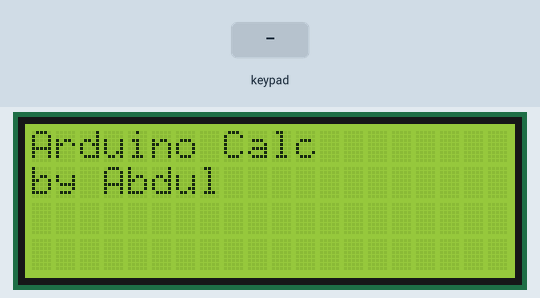
The sketch below on a simulated Arduino Uno, built with avr-gcc and run on an emulated ATmega328P. Parts: 20×4 character LCD. Inputs (shaded band) come from the test bench.

Above: at 2.1 s.
5.3 s: keypad keys 2 3 4 5 * pressed 0.4 s apart
At 7.8 s:
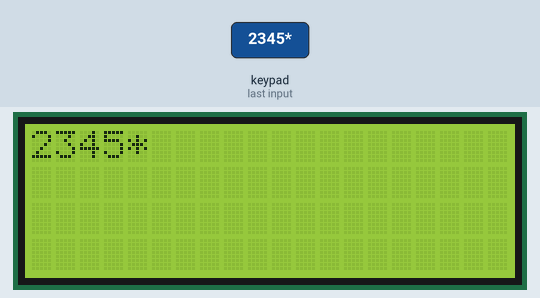
8.8 s: key '1' pressed
10.3 s: key '2' pressed
At 11.3 s:
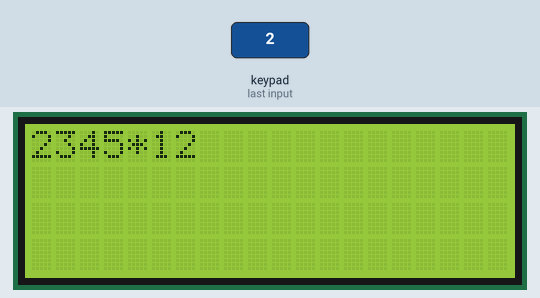
11.8 s: keypad keys 2 3 4 5 pressed 0.4 s apart
At 13.6 s:
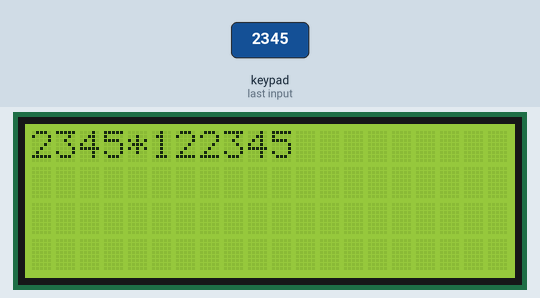
14.9 s: key 'C' pressed
At 15.2 s:
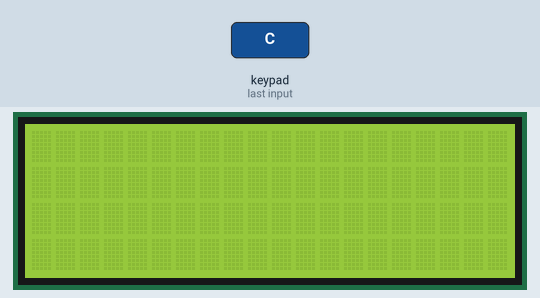
16.4 s: keypad keys 7 + 5 = pressed 0.4 s apart
At 17.0 s:
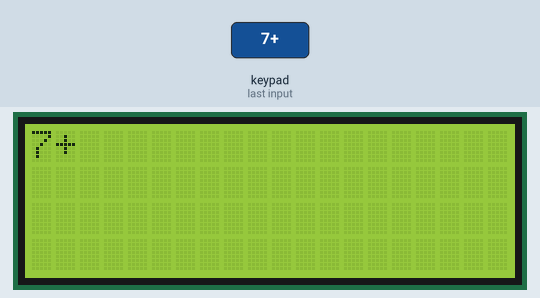
Timing chart, 0 to 19.4 s (numbered marks = the images above; inputs shaded):
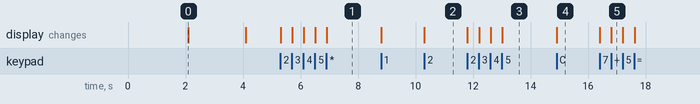

The sketch:

Code.ino
```cpp
/*Authors: Abdul-Hakim Adam and
           Kafui Gle
*/
/* Arduino Calculator, created using 16x2 LCD Display, Arduino Uno,
and a 4x4 keypad developed using the concept of button matrix*/

#include <Wire.h>
#include <LiquidCrystal_I2C.h>
#include <Keypad.h>

LiquidCrystal_I2C lcd(0x27, 20, 4);  // set the LCD address to 0x27 for a 20 chars and 4 line display

// Define keypad layout, 4 rows and 4 columns
const byte ROWS = 4;
const byte COLS = 4;
char keys[ROWS][COLS] = {
  {'1', '2', '3', '+'},
  {'4', '5', '6', '-'},
  {'7', '8', '9', '/'},
  {'C', '0', '=', '*'}
};

// Define the keypad pin configurations
byte rowPins[ROWS] = {2, 3, 4, 5};
byte colPins[COLS] = {6, 7, 8, 9};

Keypad myKeypad = Keypad(makeKeymap(keys), rowPins, colPins, ROWS, COLS);

int firstNum = 0;
int secondNum = 0;
char operatr = ' ';
bool opSelected = false;

void setup()
{
  // Initialize the LCD
  lcd.init();
  lcd.backlight();
  lcd.setCursor(3, 0);
  lcd.print("Welcome");
  lcd.setCursor(2, 1);
  delay(2000);  // Delay for 2 seconds
  lcd.clear();  // Clear the screen
  lcd.setCursor(0, 0);

  // Display welcome message
  lcd.print("Arduino Calc");
  lcd.setCursor(0, 1);
  lcd.print("by Abdul");
  delay(2000);
  lcd.clear();  // Clear the screen
  lcd.setCursor(0, 0);  // Set cursor to the first row to receive input
}

void loop()
{
  char newKey = myKeypad.getKey();

  if (newKey != NO_KEY) {
    if (newKey == 'C') {
      // Clear the LCD and reset variables
      lcd.clear();
      lcd.setCursor(0, 0);
      firstNum = 0;
      secondNum = 0;
      operatr = ' ';
      opSelected = false;
    } else if (newKey == '+' || newKey == '-' || newKey == '*' || newKey == '/') {
      // Select operation if not already selected
      if (!opSelected) {
        operatr = newKey;
        opSelected = true;
        lcd.print(newKey);
      }
    } else if (newKey == '=') {
      // Perform calculation when equals key is pressed
      if (opSelected) {
        float result;
        switch (operatr) {
          case '+':
            result = firstNum + secondNum;
            break;
          case '-':
            result = firstNum - secondNum;
            break;
          case '*':
            result = firstNum * secondNum;
            break;
          case '/':
            if (secondNum != 0) {
              result = firstNum / (float)secondNum;
            } else {
              result = 0;  // Handle division by zero
            }
            break;
          default:
            result = 0;
            break;
        }
        // Display the result on the LCD
        lcd.clear();
        lcd.setCursor(8, 1);
        if (result == (int)result) {
          lcd.print((int)result);  // Print as integer if the result is an integer
        } else {
          lcd.print(result);  // Print as float if the result is a float
        }
        firstNum = (int)result;  // Store the result for further operations
        secondNum = 0;
        operatr = ' ';
        opSelected = false;
      }
    } else {
      // Update numbers based on key presses
      if (!opSelected) {
        firstNum = firstNum * 10 + (newKey - '0');
        lcd.print(newKey);
      } else {
        secondNum = secondNum * 10 + (newKey - '0');
        lcd.print(newKey);
      }
    }
  }
}
```

Measured:
- after the input at 5.3 s, the display: first changes at once (image 1 shows a later state)
- after the input at 10.3 s, the display: changes at once (image 2)
- after the input at 11.8 s, the display: first changes at once (image 3 shows a later state)
- after the input at 14.9 s, the display: changes at once (image 4)
- after the input at 16.4 s, the display: first changes at once (image 5 shows a later state)
- what the display in image 0 shows lasts 2.0 s, from 2.1 s to 4.1 s
